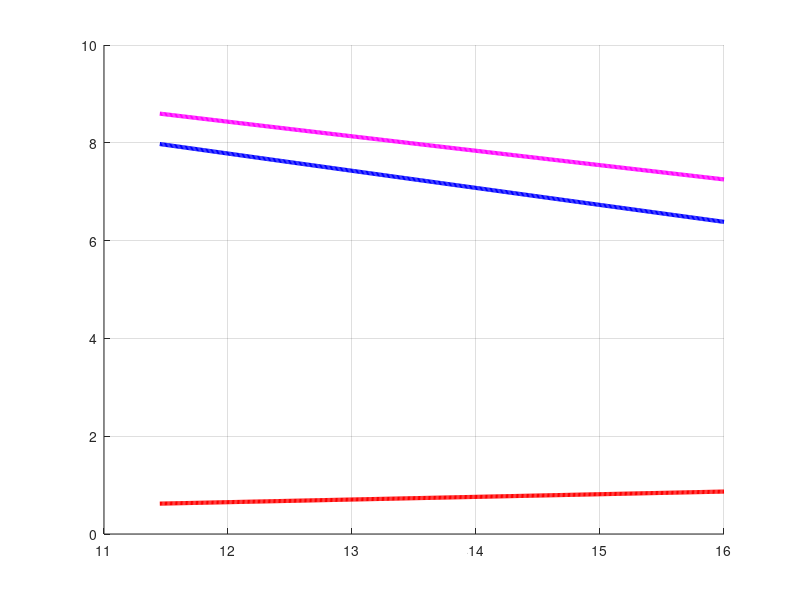

Write MATLAB code to recreate this figure. (Note: this script raises an error after producing the figure.)
clear
clc
close all

tof = [11.45:.01:16]'; % Time of Flight, Days
%%%------------------------------------------------------------------------
%%%                        Battery Variables
%%%------------------------------------------------------------------------

Pidle = 1.13; %W

Li_ion_Dens = 125; %W-hr/kg
LiSO2_Dens  = 350; %W-hr/kg
LiS_Dens    = 500; %W-hr/kg

% Bmass = tof.*(Pidle*24)./Li_ion_Dens;      %kg - Li-Ion
% Bmass = tof.*(Pidle*24)./LiSO2_Dens;         %kg - LISO2
Bmass = tof.*(Pidle*24)./LiS_Dens;

%%%------------------------------------------------------------------------
%%%                        Fuel Variables
%%%------------------------------------------------------------------------

% From tof vs dv fit:
A = -35.54;
B = 35.66;

Ve = 9.81*300/1000;

mf = exp((tof-B)/(A*Ve));%% Mass Fraction - only works for flights on fit!!!
% m20 = mf.*(20+Bmass)-20-Bmass;
m20 = mf.*(30+Bmass)-30-Bmass; %really m30 b/c 30 is much more accurate than 20 (final = 32.7)
%%%------------------------------------------------------------------------
%%%                        Solution Specific
%%%------------------------------------------------------------------------
mf14 = exp((14.37-B)/(A*Ve)); %mass fraction for tof=14.37 days

Bmass14li = 14.37*(Pidle*24)./Li_ion_Dens;     %kg - Li-Ion
Bmass14ls = 14.37*(Pidle*24)./LiSO2_Dens;      %kg - LISO2
Bmass14lis= 14.37*(Pidle*24)./LiS_Dens;        %kg - LiS

%Vector of all reasonable *dry* weights at tof=14.37 solution
mi = [12:.01:36]'; %guess of dry mass w/ no battery (kg)
n=size(mi);

mfuel14li=zeros(size(mi));
for i=1:n
    mfuel14li(i) = (mi(i)+Bmass14li)*mf14-mi(i)-Bmass14li;
end
% mfuel14(81)

mfuel14ls=zeros(size(mi));
for i=1:n
    mfuel14ls(i) = (mi(i)+Bmass14ls)*mf14-mi(i)-Bmass14ls;
end

mfuel14lis=zeros(size(mi));
for i=1:n
    mfuel14lis(i) = (mi(i)+Bmass14lis)*mf14-mi(i)-Bmass14lis;
end

%vector of all total masses based on mi range above for tof=14.37 soltn
mwet14li = Bmass14li + mfuel14li;
mwet14ls = Bmass14ls + mfuel14ls;
mwet14lis= Bmass14lis+ mfuel14lis;

%%%------------------------------------------------------------------------
%%%                        Summation
%%%------------------------------------------------------------------------

mtot = Bmass+m20;

p=polyfit(tof,mtot,1);
% p =  -0.0207    7.9283

%%%------------------------------------------------------------------------
%%%                        Plotting
%%%------------------------------------------------------------------------
figure(2) %%%Proves mass/day is much higher for fuel, so we should minimize
          %%%Fuel. This is why 14.37 has a dotted line, it's the best
          %%%Solution for this
          %%% Currently, Li-Ion is the battery type, but the trend doesn't
          %%% change because Li-Ion is the heaviest battery we're
          %%% considering. If it's better than dV, than the others are too
hold all
plot(tof,m20,'b','linewidth',3);
plot(tof,Bmass,'r','linewidth',3);
plot(tof,mtot,'m','linewidth',3);
% plot(14.37,mtot14,'x','markersize',15)
% plot([14.37 14.37],get(gca,'ylim'),'--k','linewidth',1)
grid on
PlotBoi('TOF, days','Mass, kg')
legend('Propellent','Battery','Battery+Propellent','ToF = 14.37 Days')


figure(3) %%%At tof=14.37 solution, input *dry* mass vs total s/c mass, LiIon
hold on
plot(mi,mwet14li,'m','linewidth',3)
plot(mi,mwet14li+mi,'k','linewidth',3)
plot([10:.1:40],[41:.001/300:41.001],'--r','linewidth',1)
plot([26.25 26.25],get(gca,'ylim'),'--r','linewidth',1)
grid on
PlotBoi('Input Dry* Mass, kg','Total Mass, kg')
legend('Fuel + Li-ion Battery','SKY Total Mass','SKY Mass Limit')
%max *dry* mass for Li-Ion battery SKY = 26.25 kg


figure(4) %%%At tof=14.37 solution, input *dry* mass vs total s/c mass, LiS02
hold on
plot(mi,mwet14ls,'m','linewidth',3)
plot(mi,mwet14ls+mi,'k','linewidth',3)
plot([10:.1:40],[41:.001/300:41.001],'--r','linewidth',1)
plot([28.26 28.26],get(gca,'ylim'),'--r','linewidth',1)
grid on
PlotBoi('Input Dry* Mass, kg','Total Mass, kg')
legend('Fuel + LiSO2 Battery','SKY Total Mass','SKY Mass Limit')
%max *dry* mass for LiSO2 battery SKY = 28.26 kg

figure(5) %%%At tof=14.37 solution, input *dry* mass vs total s/c mass, LiS
hold on
plot(mi,mwet14lis,'m','linewidth',3)
plot(mi,mwet14lis+mi,'k','linewidth',3)
plot([10:.1:40],[41:.001/300:41.001],'--r','linewidth',1)
plot([28.59 28.59],get(gca,'ylim'),'--r','linewidth',1)
grid on
PlotBoi('Input Dry* Mass, kg','Total Mass, kg')
legend('Fuel + LiS Battery','SKY Total Mass','SKY Mass Limit')
%max *dry* mass for LiS battery SKY = 28.59 kg

%%
figure (6)
hold all
plot(mi,mwet14li+mi,'linewidth',2)
plot(mi,mwet14ls+mi,'linewidth',2)
plot(mi,mwet14lis+mi,'linewidth',2)
plot([10:.1:40],[41:.001/300:41.001],'--r','linewidth',1)
plot([32.66 32.66],get(gca,'ylim'),'--r','linewidth',1)
grid on
PlotBoi('Input Dry* Mass, kg','Total Mass, kg')
legend('Li-Ion','LiSO2','LiS')
